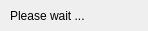
<?xml version="1.0" encoding="UTF-8"?>
<ui version="4.0">
 <class>waitwidget</class>
 <widget class="QWidget" name="waitwidget">
  <property name="geometry">
   <rect>
    <x>0</x>
    <y>0</y>
    <width>148</width>
    <height>31</height>
   </rect>
  </property>
  <property name="windowTitle">
   <string>Form</string>
  </property>
  <widget class="QLabel" name="label">
   <property name="geometry">
    <rect>
     <x>10</x>
     <y>0</y>
     <width>121</width>
     <height>31</height>
    </rect>
   </property>
   <property name="text">
    <string>Please wait ...</string>
   </property>
  </widget>
 </widget>
 <resources/>
 <connections/>
</ui>
